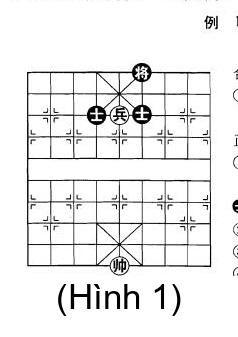
#> input picture documents/split_pages/hinh_1_viet_refined.jpg, 238 x 337 px
$ python render_final.py
#> lines starting #> are read from the running program, lines starting #| are printed output that depends on the picture
import os
from PIL import Image, ImageDraw, ImageFont
import textwrap

# 1. Load Hình 1 đã tinh chỉnh (Việt hóa, size chữ nhỏ, crop rộng)
hinh_1 = Image.open('documents/split_pages/hinh_1_viet_refined.jpg')
#> hinh_1 is the input picture: PIL image 238x337 RGB; min 0, max 255, mean 235.8

# 2. Tạo trang canvas A4 (300 DPI)
canvas_w, canvas_h = 2480, 3508
canvas = Image.new('RGB', (canvas_w, canvas_h), 'white')
#> canvas: PIL image 2480x3508 RGB; every value is 255
draw = ImageDraw.Draw(canvas)

# Tải font
try:
    font_bold = ImageFont.truetype('arialbd.ttf', 60)
    font_title = ImageFont.truetype('arialbd.ttf', 100)
    font_regular = ImageFont.truetype('arial.ttf', 55)
except:
    font_bold = font_title = font_regular = ImageFont.load_default()

def draw_styled_text(draw, pos, text, font_reg, font_bold, fill='black'):
    x, y = pos
    keywords = ['Tướng', 'Binh', 'Sĩ', 'Tượng', 'Pháo', 'Xe', 'Soái', 'Tốt']
    words = text.split(' ')
    current_x = x
    for word in words:
        # Xử lý dấu câu
        clean_word = word.strip('.,()!')
        is_keyword = any(k.lower() == clean_word.lower() for k in keywords)
        active_font = font_bold if is_keyword else font_reg
        draw.text((current_x, y), word + ' ', fill=fill, font=active_font)
        bbox = draw.textbbox((current_x, y), word + ' ', font=active_font)
        current_x += (bbox[2] - bbox[0])

# 3. Vẽ văn bản trang chính
y_offset = 200
draw.text((canvas_w/2, y_offset), "CHƯƠNG 1: TÀN CUỘC LOẠI BINH ĐƠN GIẢN", fill='black', font=font_title, anchor='mm')
y_offset += 250

intro_text = "Trong các quân tấn công, Binh có uy lực nhỏ nhất, cách đi đơn giản, sau khi qua sông mới có thể đi ngang. Tàn cuộc loại Binh nhìn chung tương đối đơn giản, dễ nắm bắt. Nay bắt đầu bàn từ Đơn Binh và Song Binh."
lines = textwrap.wrap(intro_text, width=70)
for line in lines:
    draw_styled_text(draw, (200, y_offset), line, font_regular, font_bold)
    y_offset += 80
#> after the loop, y_offset = 770

y_offset += 120
#> y_offset = 890
draw.text((canvas_w/2, y_offset), "TIẾT 1: ĐƠN BINH KHẾO THẮNG", fill='black', font=font_bold, anchor='mm')
y_offset += 150
#> y_offset = 1040

detail_text = "Năng lực của Binh có hạn, Đơn Binh chỉ có thể thắng Tướng đơn độc. Trong những tình huống đặc biệt, Binh phối hợp với Tướng, Sĩ, Tượng có thể tạo thành một số cục diện khéo thắng."
lines = textwrap.wrap(detail_text, width=70)
for line in lines:
    draw_styled_text(draw, (200, y_offset), line, font_regular, font_bold)
    y_offset += 80
#> this loop made 3 passes
#> y_offset on passes 1 to 3: 1120, 1200, 1280
#> after the loop, y_offset = 1280

y_offset += 100
#> y_offset = 1380
draw.text((200, y_offset), "Ví dụ 1:", fill='black', font=font_bold)
y_offset += 100
#> y_offset = 1480
draw_styled_text(draw, (200, y_offset), "Như (Hình 1), là ví dụ Đơn Binh phối hợp với Tướng khéo thắng.", font_regular, font_bold)

# Dịch chuyển bàn cờ xuống dưới thêm 1 dòng
y_offset += 200
#> y_offset = 1680

# 4. Chèn Hình 1 đã tinh chỉnh (đảm bảo giữ tỉ lệ đẹp)
hinh_1_w, hinh_1_h = hinh_1.size
#> hinh_1_w = 238; hinh_1_h = 337
display_w = 900 # Rộng hơn chút cho rõ
display_h = int(hinh_1_h * (display_w / hinh_1_w))
#> display_h = 1274
hinh_1_final_render = hinh_1.resize((display_w, display_h), Image.Resampling.LANCZOS)
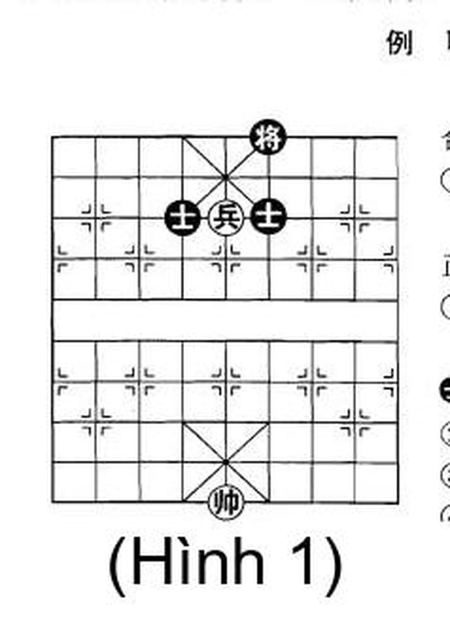
#> hinh_1_final_render: PIL image 900x1274 RGB (shown at 1/2 size); min 0, max 255, mean 235
canvas.paste(hinh_1_final_render, (200, y_offset))
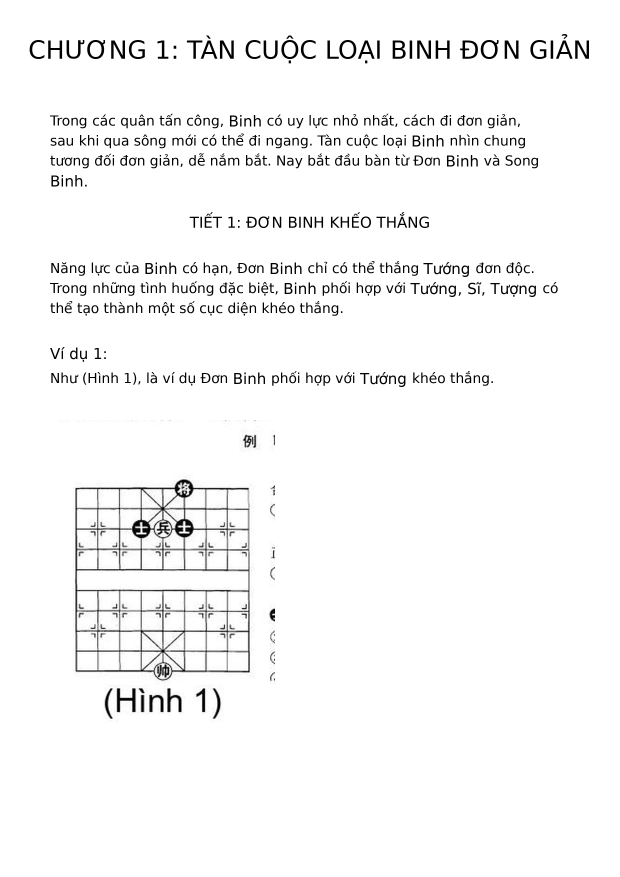
#> canvas: PIL image 2480x3508 RGB (shown at 1/4 size); min 0, max 255, mean 246.5

# 5. Vẽ nước đi bên cạnh
x_moves = 1180
y_moves = y_offset + 50
#> y_moves = 1730
moves_styled = [
    "1. Tướng 5 bình 4!",
    "(Nước cờ kiềm chế rất hay)",
    "    ... Tướng 6 tiến 1",
    "2. Binh 5 bình 6 - Tướng 6 bình 5",
    "3. Tướng 4 tiến 1 - Tướng 5 thoái 1",
    "4. Binh 6 tiến 1 - Sĩ 6 thoái 5",
    "5. Tướng 4 bình 5 (Đỏ thắng)"
]
for move in moves_styled:
    draw_styled_text(draw, (x_moves, y_moves), move, font_regular, font_bold)
    y_moves += 90
#> this loop made 7 passes
#> y_moves on passes 1 to 7: 1820, 1910, 2000, 2090, 2180, 2270, 2360
#> after the loop, y_moves = 2360

# 6. Lưu kết quả cuối cùng
canvas.save('documents/Tuong_Ky_Trang_1_Hoan_Hao.jpg')
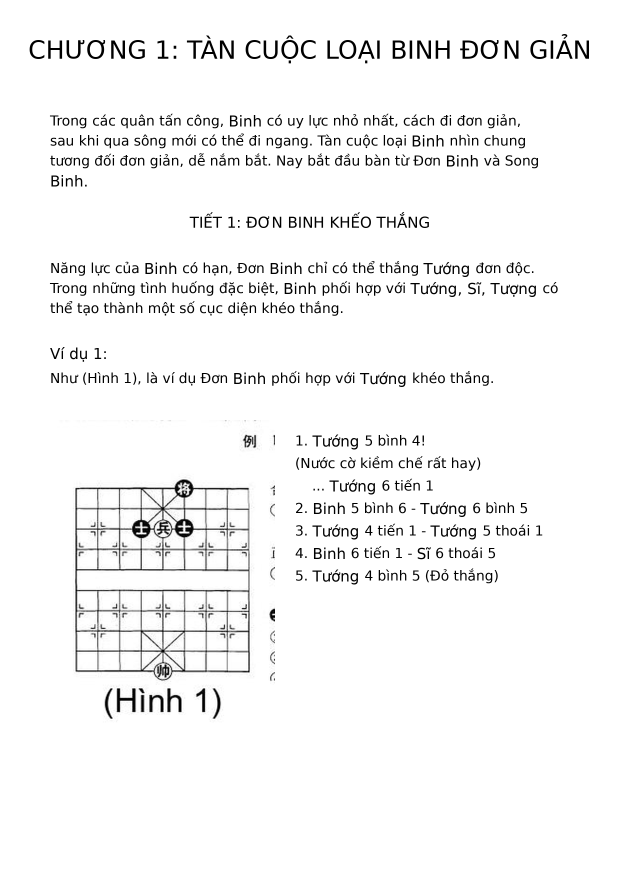
#> saved as Tuong_Ky_Trang_1_Hoan_Hao.jpg: PIL image 2480x3508 RGB (shown at 1/4 size); min 0, max 255, mean 244.9
print('Final Render complete.')

$ run again, with documents/split_pages/page_10.jpg copied over documents/split_pages/hinh_1_viet_refined.jpg
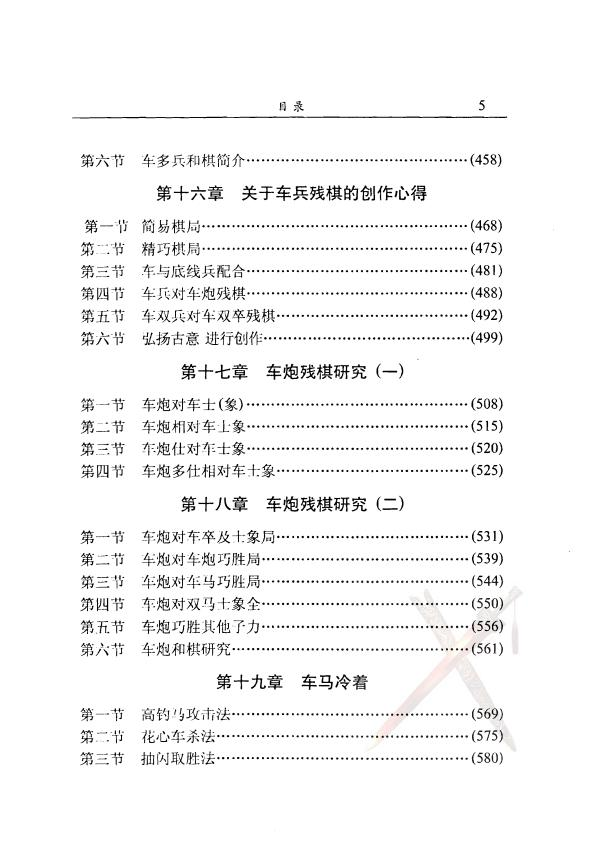
#> input picture documents/split_pages/page_10.jpg, 594 x 842 px
#> hinh_1 is the input picture: PIL image 594x842 RGB; mean R, G, B 245.3, 245.2, 245.2
#> after the loop `for line in lines:`: y_offset = 770
#> `y_offset += 120`: y_offset = 890
#> `y_offset += 150`: y_offset = 1040
#> the loop `for line in lines:` made 3 passes
#> y_offset on passes 1 to 3: 1120, 1200, 1280
#> after the loop `for line in lines:`: y_offset = 1280
#> `y_offset += 100`: y_offset = 1380
#> `y_offset += 100`: y_offset = 1480
#> `y_offset += 200`: y_offset = 1680
#> `canvas.paste(hinh_1_final_render, (200, y_offset))`:
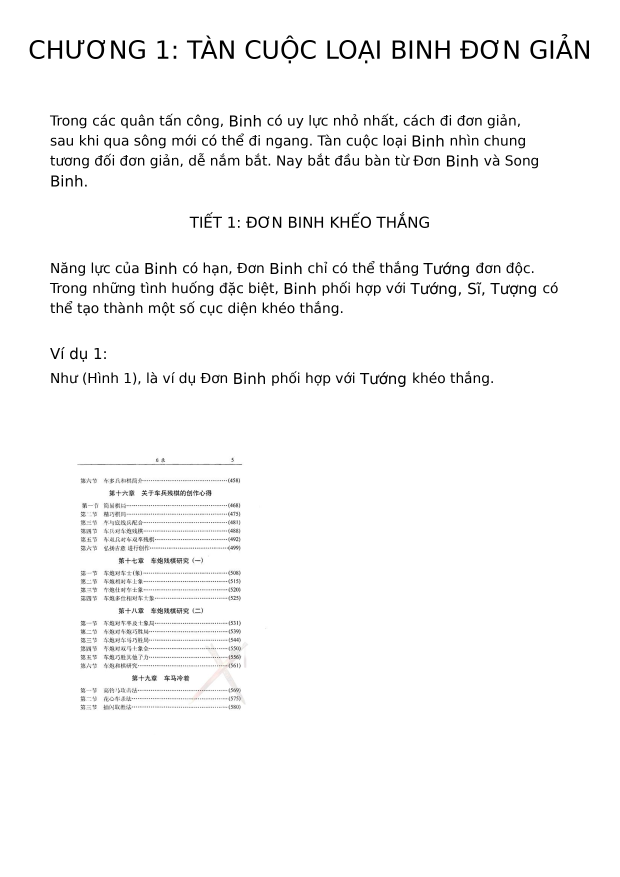
#> canvas: PIL image 2480x3508 RGB (shown at 1/4 size); mean R, G, B 247.8, 247.8, 247.8
#> `y_moves = y_offset + 50`: y_moves = 1730
#> the loop `for move in moves_styled:` made 7 passes
#> y_moves on passes 1 to 7: 1820, 1910, 2000, 2090, 2180, 2270, 2360
#> after the loop `for move in moves_styled:`: y_moves = 2360
#> `canvas.save('documents/Tuong_Ky_Trang_1_Hoan_Hao.jpg')`:
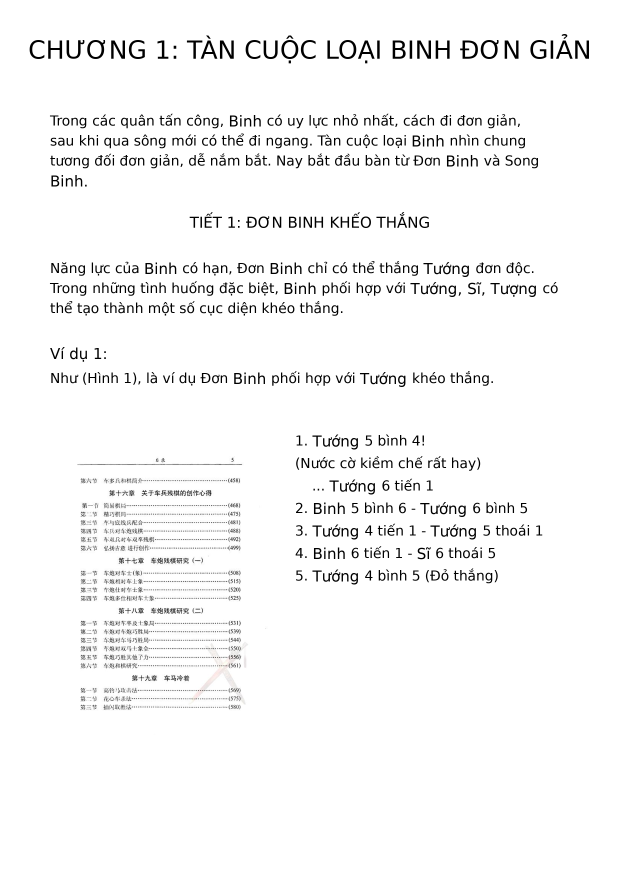
#> saved as Tuong_Ky_Trang_1_Hoan_Hao.jpg: PIL image 2480x3508 RGB (shown at 1/4 size); mean R, G, B 246.2, 246.2, 246.2

$ run again, with documents/split_pages/page_11.jpg copied over documents/split_pages/hinh_1_viet_refined.jpg
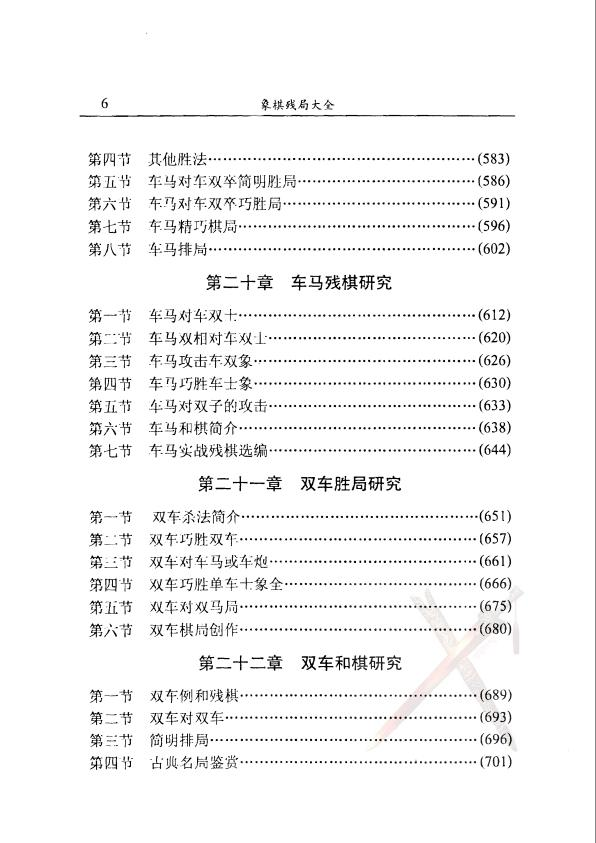
#> input picture documents/split_pages/page_11.jpg, 596 x 843 px
#> hinh_1 is the input picture: PIL image 596x843 RGB; mean R, G, B 245.2, 245.1, 245.1
#> after the loop `for line in lines:`: y_offset = 770
#> `y_offset += 120`: y_offset = 890
#> `y_offset += 150`: y_offset = 1040
#> the loop `for line in lines:` made 3 passes
#> y_offset on passes 1 to 3: 1120, 1200, 1280
#> after the loop `for line in lines:`: y_offset = 1280
#> `y_offset += 100`: y_offset = 1380
#> `y_offset += 100`: y_offset = 1480
#> `y_offset += 200`: y_offset = 1680
#> `canvas.paste(hinh_1_final_render, (200, y_offset))`:
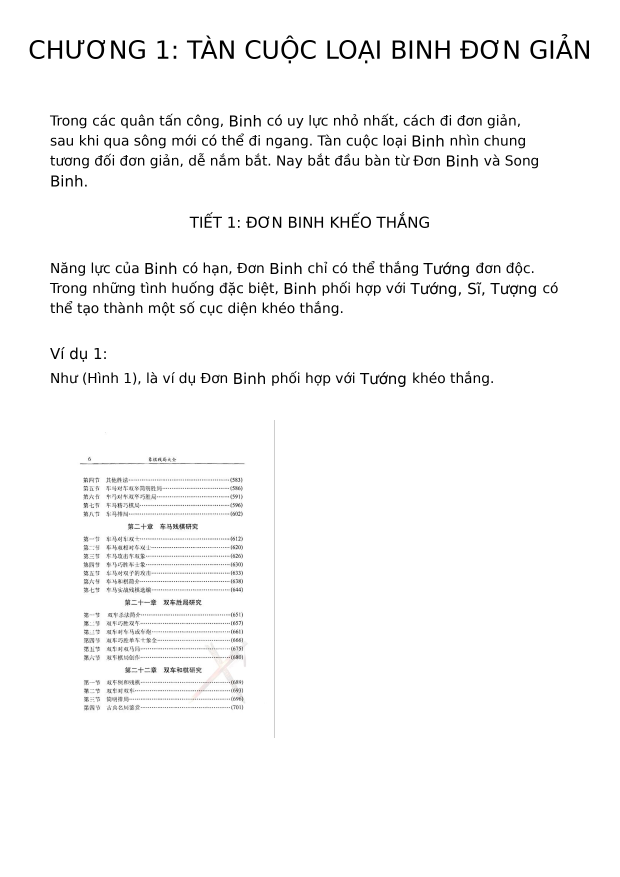
#> canvas: PIL image 2480x3508 RGB (shown at 1/4 size); mean R, G, B 247.8, 247.7, 247.7
#> `y_moves = y_offset + 50`: y_moves = 1730
#> the loop `for move in moves_styled:` made 7 passes
#> y_moves on passes 1 to 7: 1820, 1910, 2000, 2090, 2180, 2270, 2360
#> after the loop `for move in moves_styled:`: y_moves = 2360
#> `canvas.save('documents/Tuong_Ky_Trang_1_Hoan_Hao.jpg')`:
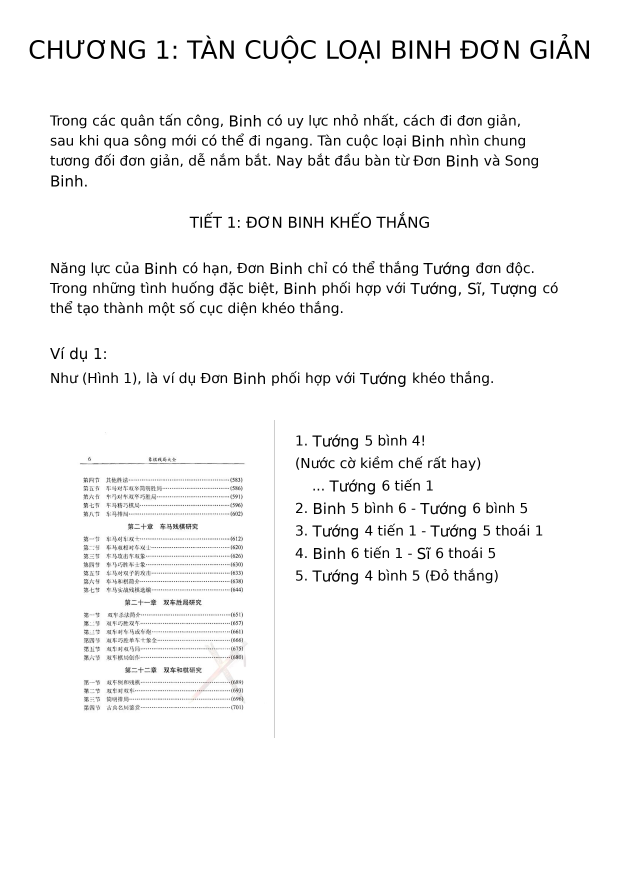
#> saved as Tuong_Ky_Trang_1_Hoan_Hao.jpg: PIL image 2480x3508 RGB (shown at 1/4 size); mean R, G, B 246.2, 246.1, 246.1
